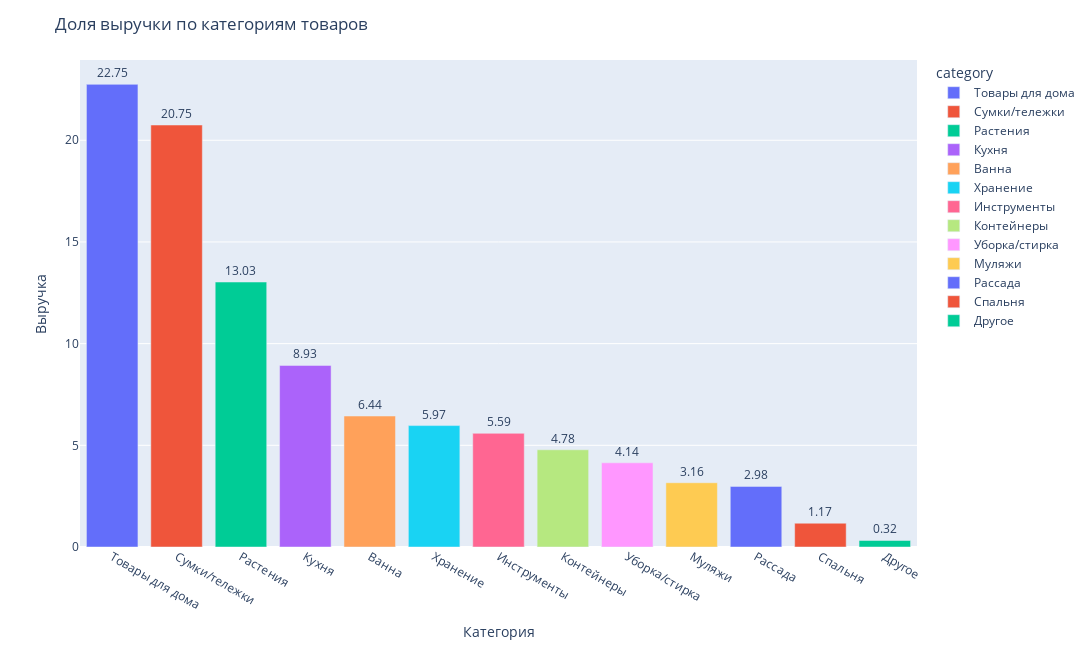

Source (notebook cell):
### Code cell
fig = px.bar(grouped_categories.reset_index().sort_values(by='percent_of_revenue', ascending = False), 
             x='category', y='percent_of_revenue', width = 1300, height = 650, color='category', 
             text='percent_of_revenue')
fig.update_xaxes(tickangle=30)
fig.update_layout(
    title='Доля выручки по категориям товаров',
    xaxis_title="Категория",
    yaxis_title="Выручка")
fig.update_traces(textposition='outside')
fig.show()

### Figure 1 — Plotly figure (JSON) as saved in the notebook; plotly's stock layout.template omitted (floating-point values rounded to 4 significant figures)
{"data": [{"alignmentgroup": "True", "hovertemplate": "category=%{x}<br>percent_of_revenue=%{text}<extra></extra>", "legendgroup": "Товары для дома", "marker": {"color": "#636efa", "pattern": {"shape": ""}}, "name": "Товары для дома", "offsetgroup": "Товары для дома", "orientation": "v", "showlegend": true, "text": [22.75], "textposition": "outside", "type": "bar", "x": ["Товары для дома"], "xaxis": "x", "y": [22.75], "yaxis": "y"}, {"alignmentgroup": "True", "hovertemplate": "category=%{x}<br>percent_of_revenue=%{text}<extra></extra>", "legendgroup": "Сумки/тележки", "marker": {"color": "#EF553B", "pattern": {"shape": ""}}, "name": "Сумки/тележки", "offsetgroup": "Сумки/тележки", "orientation": "v", "showlegend": true, "text": [20.75], "textposition": "outside", "type": "bar", "x": ["Сумки/тележки"], "xaxis": "x", "y": [20.75], "yaxis": "y"}, {"alignmentgroup": "True", "hovertemplate": "category=%{x}<br>percent_of_revenue=%{text}<extra></extra>", "legendgroup": "Растения", "marker": {"color": "#00cc96", "pattern": {"shape": ""}}, "name": "Растения", "offsetgroup": "Растения", "orientation": "v", "showlegend": true, "text": [13.03], "textposition": "outside", "type": "bar", "x": ["Растения"], "xaxis": "x", "y": [13.03], "yaxis": "y"}, {"alignmentgroup": "True", "hovertemplate": "category=%{x}<br>percent_of_revenue=%{text}<extra></extra>", "legendgroup": "Кухня", "marker": {"color": "#ab63fa", "pattern": {"shape": ""}}, "name": "Кухня", "offsetgroup": "Кухня", "orientation": "v", "showlegend": true, "text": [8.93], "textposition": "outside", "type": "bar", "x": ["Кухня"], "xaxis": "x", "y": [8.93], "yaxis": "y"}, {"alignmentgroup": "True", "hovertemplate": "category=%{x}<br>percent_of_revenue=%{text}<extra></extra>", "legendgroup": "Ванна", "marker": {"color": "#FFA15A", "pattern": {"shape": ""}}, "name": "Ванна", "offsetgroup": "Ванна", "orientation": "v", "showlegend": true, "text": [6.44], "textposition": "outside", "type": "bar", "x": ["Ванна"], "xaxis": "x", "y": [6.44], "yaxis": "y"}, {"alignmentgroup": "True", "hovertemplate": "category=%{x}<br>percent_of_revenue=%{text}<extra></extra>", "legendgroup": "Хранение", "marker": {"color": "#19d3f3", "pattern": {"shape": ""}}, "name": "Хранение", "offsetgroup": "Хранение", "orientation": "v", "showlegend": true, "text": [5.97], "textposition": "outside", "type": "bar", "x": ["Хранение"], "xaxis": "x", "y": [5.97], "yaxis": "y"}, {"alignmentgroup": "True", "hovertemplate": "category=%{x}<br>percent_of_revenue=%{text}<extra></extra>", "legendgroup": "Инструменты", "marker": {"color": "#FF6692", "pattern": {"shape": ""}}, "name": "Инструменты", "offsetgroup": "Инструменты", "orientation": "v", "showlegend": true, "text": [5.59], "textposition": "outside", "type": "bar", "x": ["Инструменты"], "xaxis": "x", "y": [5.59], "yaxis": "y"}, {"alignmentgroup": "True", "hovertemplate": "category=%{x}<br>percent_of_revenue=%{text}<extra></extra>", "legendgroup": "Контейнеры", "marker": {"color": "#B6E880", "pattern": {"shape": ""}}, "name": "Контейнеры", "offsetgroup": "Контейнеры", "orientation": "v", "showlegend": true, "text": [4.78], "textposition": "outside", "type": "bar", "x": ["Контейнеры"], "xaxis": "x", "y": [4.78], "yaxis": "y"}, {"alignmentgroup": "True", "hovertemplate": "category=%{x}<br>percent_of_revenue=%{text}<extra></extra>", "legendgroup": "Уборка/стирка", "marker": {"color": "#FF97FF", "pattern": {"shape": ""}}, "name": "Уборка/стирка", "offsetgroup": "Уборка/стирка", "orientation": "v", "showlegend": true, "text": [4.14], "textposition": "outside", "type": "bar", "x": ["Уборка/стирка"], "xaxis": "x", "y": [4.14], "yaxis": "y"}, {"alignmentgroup": "True", "hovertemplate": "category=%{x}<br>percent_of_revenue=%{text}<extra></extra>", "legendgroup": "Муляжи", "marker": {"color": "#FECB52", "pattern": {"shape": ""}}, "name": "Муляжи", "offsetgroup": "Муляжи", "orientation": "v", "showlegend": true, "text": [3.16], "textposition": "outside", "type": "bar", "x": ["Муляжи"], "xaxis": "x", "y": [3.16], "yaxis": "y"}, {"alignmentgroup": "True", "hovertemplate": "category=%{x}<br>percent_of_revenue=%{text}<extra></extra>", "legendgroup": "Рассада", "marker": {"color": "#636efa", "pattern": {"shape": ""}}, "name": "Рассада", "offsetgroup": "Рассада", "orientation": "v", "showlegend": true, "text": [2.98], "textposition": "outside", "type": "bar", "x": ["Рассада"], "xaxis": "x", "y": [2.98], "yaxis": "y"}, {"alignmentgroup": "True", "hovertemplate": "category=%{x}<br>percent_of_revenue=%{text}<extra></extra>", "legendgroup": "Спальня", "marker": {"color": "#EF553B", "pattern": {"shape": ""}}, "name": "Спальня", "offsetgroup": "Спальня", "orientation": "v", "showlegend": true, "text": [1.17], "textposition": "outside", "type": "bar", "x": ["Спальня"], "xaxis": "x", "y": [1.17], "yaxis": "y"}, {"alignmentgroup": "True", "hovertemplate": "category=%{x}<br>percent_of_revenue=%{text}<extra></extra>", "legendgroup": "Другое", "marker": {"color": "#00cc96", "pattern": {"shape": ""}}, "name": "Другое", "offsetgroup": "Другое", "orientation": "v", "showlegend": true, "text": [0.32], "textposition": "outside", "type": "bar", "x": ["Другое"], "xaxis": "x", "y": [0.32], "yaxis": "y"}], "layout": {"barmode": "relative", "height": 650, "legend": {"title": {"text": "category"}, "tracegroupgap": 0}, "margin": {"t": 60}, "title": {"text": "Доля выручки по категориям товаров"}, "width": 1300, "xaxis": {"anchor": "y", "categoryarray": ["Товары для дома", "Сумки/тележки", "Растения", "Кухня", "Ванна", "Хранение", "Инструменты", "Контейнеры", "Уборка/стирка", "Муляжи", "Рассада", "Спальня", "Другое"], "categoryorder": "array", "domain": [0, 1], "tickangle": 30, "title": {"text": "Категория"}}, "yaxis": {"anchor": "x", "domain": [0, 1], "title": {"text": "Выручка"}}}}
